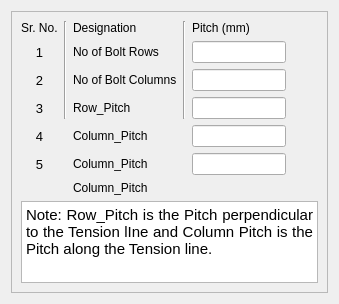
<?xml version="1.0" encoding="UTF-8"?>
<ui version="4.0">
 <class>Pitch</class>
 <widget class="QDialog" name="Pitch">
  <property name="geometry">
   <rect>
    <x>0</x>
    <y>0</y>
    <width>339</width>
    <height>304</height>
   </rect>
  </property>
  <property name="minimumSize">
   <size>
    <width>300</width>
    <height>200</height>
   </size>
  </property>
  <property name="font">
   <font>
    <family>Arial</family>
   </font>
  </property>
  <property name="windowTitle">
   <string>Pitch Details</string>
  </property>
  <layout class="QGridLayout" name="gridLayout">
   <item row="0" column="0">
    <widget class="QScrollArea" name="scrollArea">
     <property name="widgetResizable">
      <bool>true</bool>
     </property>
     <widget class="QWidget" name="scrollAreaWidgetContents">
      <property name="geometry">
       <rect>
        <x>0</x>
        <y>0</y>
        <width>319</width>
        <height>284</height>
       </rect>
      </property>
      <layout class="QGridLayout" name="gridLayout_2">
       <item row="8" column="0" colspan="6">
        <widget class="QTextEdit" name="textEdit">
         <property name="html">
          <string>&lt;!DOCTYPE HTML PUBLIC &quot;-//W3C//DTD HTML 4.0//EN&quot; &quot;http://www.w3.org/TR/REC-html40/strict.dtd&quot;&gt;
&lt;html&gt;&lt;head&gt;&lt;meta name=&quot;qrichtext&quot; content=&quot;1&quot; /&gt;&lt;style type=&quot;text/css&quot;&gt;
p, li { white-space: pre-wrap; }
&lt;/style&gt;&lt;/head&gt;&lt;body style=&quot; font-family:'Arial'; font-size:11pt; font-weight:400; font-style:normal;&quot;&gt;
&lt;p align=&quot;justify&quot; style=&quot; margin-top:0px; margin-bottom:0px; margin-left:0px; margin-right:0px; -qt-block-indent:0; text-indent:0px;&quot;&gt;Note: Row_Pitch is the Pitch perpendicular to the Tension lIne and Column Pitch is the Pitch along the Tension line. &lt;/p&gt;&lt;/body&gt;&lt;/html&gt;</string>
         </property>
        </widget>
       </item>
       <item row="0" column="2">
        <widget class="QLabel" name="label_2">
         <property name="font">
          <font>
           <family>Arial</family>
           <pointsize>9</pointsize>
          </font>
         </property>
         <property name="text">
          <string>Designation</string>
         </property>
        </widget>
       </item>
       <item row="0" column="1" rowspan="4">
        <widget class="Line" name="line">
         <property name="orientation">
          <enum>Qt::Vertical</enum>
         </property>
        </widget>
       </item>
       <item row="0" column="0">
        <widget class="QLabel" name="label">
         <property name="font">
          <font>
           <family>Arial</family>
           <pointsize>9</pointsize>
          </font>
         </property>
         <property name="text">
          <string>Sr. No.</string>
         </property>
        </widget>
       </item>
       <item row="0" column="3" rowspan="4">
        <widget class="Line" name="line_6">
         <property name="orientation">
          <enum>Qt::Vertical</enum>
         </property>
        </widget>
       </item>
       <item row="0" column="4">
        <widget class="QLabel" name="label_5">
         <property name="font">
          <font>
           <family>Arial</family>
           <pointsize>9</pointsize>
          </font>
         </property>
         <property name="text">
          <string>Pitch (mm)</string>
         </property>
        </widget>
       </item>
       <item row="1" column="0">
        <widget class="QLabel" name="lbl_mem">
         <property name="font">
          <font>
           <family>Arial</family>
           <pointsize>10</pointsize>
          </font>
         </property>
         <property name="text">
          <string>1</string>
         </property>
         <property name="alignment">
          <set>Qt::AlignCenter</set>
         </property>
        </widget>
       </item>
       <item row="1" column="2">
        <widget class="QLabel" name="lbl_1">
         <property name="font">
          <font>
           <family>Arial</family>
           <pointsize>9</pointsize>
          </font>
         </property>
         <property name="text">
          <string>No of Bolt Rows</string>
         </property>
        </widget>
       </item>
       <item row="1" column="4">
        <widget class="QLineEdit" name="txt_row_pitch">
         <property name="font">
          <font>
           <family>Arial</family>
           <pointsize>9</pointsize>
          </font>
         </property>
         <property name="readOnly">
          <bool>true</bool>
         </property>
        </widget>
       </item>
       <item row="2" column="0">
        <widget class="QLabel" name="lbl_mem2">
         <property name="font">
          <font>
           <family>Arial</family>
           <pointsize>10</pointsize>
          </font>
         </property>
         <property name="text">
          <string>2</string>
         </property>
         <property name="alignment">
          <set>Qt::AlignCenter</set>
         </property>
        </widget>
       </item>
       <item row="1" column="5">
        <spacer name="horizontalSpacer">
         <property name="orientation">
          <enum>Qt::Horizontal</enum>
         </property>
         <property name="sizeHint" stdset="0">
          <size>
           <width>40</width>
           <height>20</height>
          </size>
         </property>
        </spacer>
       </item>
       <item row="2" column="2">
        <widget class="QLabel" name="lbl_2">
         <property name="font">
          <font>
           <family>Arial</family>
           <pointsize>9</pointsize>
          </font>
         </property>
         <property name="text">
          <string>No of Bolt Columns</string>
         </property>
        </widget>
       </item>
       <item row="2" column="4">
        <widget class="QLineEdit" name="txt_column_pitch">
         <property name="font">
          <font>
           <family>Arial</family>
           <pointsize>9</pointsize>
          </font>
         </property>
         <property name="readOnly">
          <bool>true</bool>
         </property>
        </widget>
       </item>
       <item row="2" column="5">
        <spacer name="horizontalSpacer_2">
         <property name="orientation">
          <enum>Qt::Horizontal</enum>
         </property>
         <property name="sizeHint" stdset="0">
          <size>
           <width>40</width>
           <height>20</height>
          </size>
         </property>
        </spacer>
       </item>
       <item row="7" column="2">
        <widget class="QLabel" name="lbl_3">
         <property name="font">
          <font>
           <family>Arial</family>
           <pointsize>9</pointsize>
          </font>
         </property>
         <property name="text">
          <string>Column_Pitch</string>
         </property>
        </widget>
       </item>
       <item row="3" column="0">
        <widget class="QLabel" name="lbl_mem2_2">
         <property name="font">
          <font>
           <family>Arial</family>
           <pointsize>10</pointsize>
          </font>
         </property>
         <property name="text">
          <string>3</string>
         </property>
         <property name="alignment">
          <set>Qt::AlignCenter</set>
         </property>
        </widget>
       </item>
       <item row="3" column="4">
        <widget class="QLineEdit" name="txt_column_pitch_2">
         <property name="font">
          <font>
           <family>Arial</family>
           <pointsize>9</pointsize>
          </font>
         </property>
         <property name="readOnly">
          <bool>true</bool>
         </property>
        </widget>
       </item>
       <item row="4" column="2">
        <widget class="QLabel" name="lbl_5">
         <property name="font">
          <font>
           <family>Arial</family>
           <pointsize>9</pointsize>
          </font>
         </property>
         <property name="text">
          <string>Column_Pitch</string>
         </property>
        </widget>
       </item>
       <item row="4" column="5">
        <spacer name="horizontalSpacer_4">
         <property name="orientation">
          <enum>Qt::Horizontal</enum>
         </property>
         <property name="sizeHint" stdset="0">
          <size>
           <width>40</width>
           <height>20</height>
          </size>
         </property>
        </spacer>
       </item>
       <item row="3" column="5">
        <spacer name="horizontalSpacer_3">
         <property name="orientation">
          <enum>Qt::Horizontal</enum>
         </property>
         <property name="sizeHint" stdset="0">
          <size>
           <width>40</width>
           <height>20</height>
          </size>
         </property>
        </spacer>
       </item>
       <item row="3" column="2">
        <widget class="QLabel" name="lbl_4">
         <property name="font">
          <font>
           <family>Arial</family>
           <pointsize>9</pointsize>
          </font>
         </property>
         <property name="text">
          <string>Row_Pitch</string>
         </property>
        </widget>
       </item>
       <item row="6" column="2">
        <widget class="QLabel" name="lbl_7">
         <property name="font">
          <font>
           <family>Arial</family>
           <pointsize>9</pointsize>
          </font>
         </property>
         <property name="text">
          <string>Column_Pitch</string>
         </property>
        </widget>
       </item>
       <item row="4" column="4">
        <widget class="QLineEdit" name="txt_column_pitch_3">
         <property name="font">
          <font>
           <family>Arial</family>
           <pointsize>9</pointsize>
          </font>
         </property>
         <property name="readOnly">
          <bool>true</bool>
         </property>
        </widget>
       </item>
       <item row="4" column="0">
        <widget class="QLabel" name="lbl_mem2_3">
         <property name="font">
          <font>
           <family>Arial</family>
           <pointsize>10</pointsize>
          </font>
         </property>
         <property name="text">
          <string>4</string>
         </property>
         <property name="alignment">
          <set>Qt::AlignCenter</set>
         </property>
        </widget>
       </item>
       <item row="6" column="4">
        <widget class="QLineEdit" name="txt_column_pitch_4">
         <property name="font">
          <font>
           <family>Arial</family>
           <pointsize>9</pointsize>
          </font>
         </property>
         <property name="readOnly">
          <bool>true</bool>
         </property>
        </widget>
       </item>
       <item row="6" column="5">
        <spacer name="horizontalSpacer_7">
         <property name="orientation">
          <enum>Qt::Horizontal</enum>
         </property>
         <property name="sizeHint" stdset="0">
          <size>
           <width>40</width>
           <height>20</height>
          </size>
         </property>
        </spacer>
       </item>
       <item row="6" column="0">
        <widget class="QLabel" name="lbl_mem2_4">
         <property name="font">
          <font>
           <family>Arial</family>
           <pointsize>10</pointsize>
          </font>
         </property>
         <property name="text">
          <string>5</string>
         </property>
         <property name="alignment">
          <set>Qt::AlignCenter</set>
         </property>
        </widget>
       </item>
      </layout>
     </widget>
    </widget>
   </item>
  </layout>
 </widget>
 <resources>
  <include location="ResourceFiles/icons.qrc"/>
 </resources>
 <connections/>
</ui>
